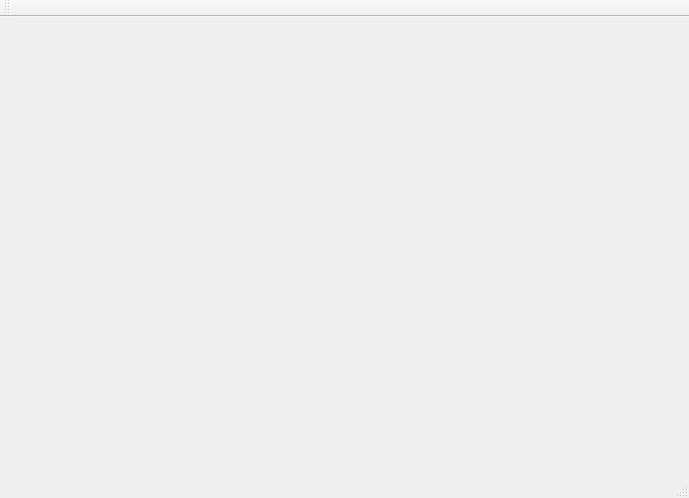
<?xml version="1.0" encoding="UTF-8"?>
<ui version="4.0">
 <class>MainWindow</class>
 <widget class="QMainWindow" name="MainWindow">
  <property name="geometry">
   <rect>
    <x>0</x>
    <y>0</y>
    <width>689</width>
    <height>498</height>
   </rect>
  </property>
  <property name="windowTitle">
   <string>MainWindow</string>
  </property>
  <widget class="QWidget" name="centralWidget"/>
  <widget class="QMenuBar" name="menuBar">
   <property name="geometry">
    <rect>
     <x>0</x>
     <y>0</y>
     <width>689</width>
     <height>23</height>
    </rect>
   </property>
  </widget>
  <widget class="QToolBar" name="mainToolBar">
   <attribute name="toolBarArea">
    <enum>TopToolBarArea</enum>
   </attribute>
   <attribute name="toolBarBreak">
    <bool>false</bool>
   </attribute>
  </widget>
  <widget class="QStatusBar" name="statusBar"/>
 </widget>
 <layoutdefault spacing="6" margin="11"/>
 <resources/>
 <connections/>
</ui>
